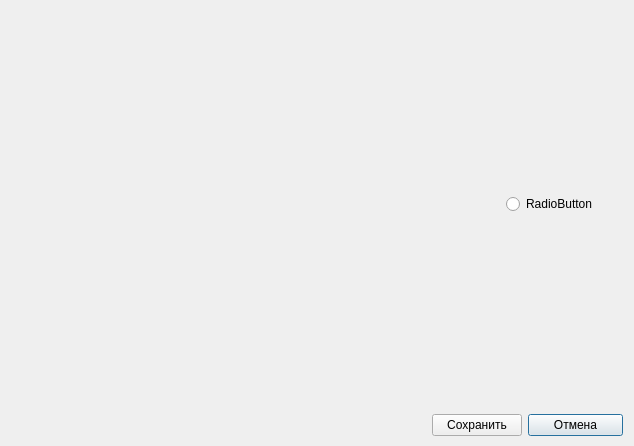
<?xml version="1.0" encoding="UTF-8"?>
<ui version="4.0">
 <class>settingHall</class>
 <widget class="QDialog" name="settingHall">
  <property name="geometry">
   <rect>
    <x>0</x>
    <y>0</y>
    <width>634</width>
    <height>446</height>
   </rect>
  </property>
  <property name="windowTitle">
   <string>Dialog</string>
  </property>
  <widget class="QWidget" name="verticalLayoutWidget">
   <property name="geometry">
    <rect>
     <x>0</x>
     <y>0</y>
     <width>628</width>
     <height>441</height>
    </rect>
   </property>
   <layout class="QVBoxLayout" name="verticalLayout">
    <item>
     <layout class="QHBoxLayout" name="horizontalLayout_2">
      <item>
       <layout class="QGridLayout" name="qmlContainer">
        <item row="0" column="0">
         <widget class="QWidget" name="widget" native="true">
          <property name="minimumSize">
           <size>
            <width>500</width>
            <height>400</height>
           </size>
          </property>
          <property name="mouseTracking">
           <bool>true</bool>
          </property>
          <property name="acceptDrops">
           <bool>true</bool>
          </property>
         </widget>
        </item>
       </layout>
      </item>
      <item>
       <layout class="QVBoxLayout" name="chooseSector">
        <item>
         <widget class="QRadioButton" name="radioButton">
          <property name="text">
           <string>RadioButton</string>
          </property>
         </widget>
        </item>
       </layout>
      </item>
     </layout>
    </item>
    <item>
     <layout class="QHBoxLayout" name="horizontalLayout">
      <property name="rightMargin">
       <number>5</number>
      </property>
      <item>
       <spacer name="horizontalSpacer">
        <property name="orientation">
         <enum>Qt::Horizontal</enum>
        </property>
        <property name="sizeHint" stdset="0">
         <size>
          <width>40</width>
          <height>20</height>
         </size>
        </property>
       </spacer>
      </item>
      <item>
       <widget class="QPushButton" name="buttonSave">
        <property name="minimumSize">
         <size>
          <width>90</width>
          <height>0</height>
         </size>
        </property>
        <property name="text">
         <string>Сохранить</string>
        </property>
        <property name="autoDefault">
         <bool>false</bool>
        </property>
       </widget>
      </item>
      <item>
       <widget class="QPushButton" name="buttonCancel">
        <property name="minimumSize">
         <size>
          <width>95</width>
          <height>0</height>
         </size>
        </property>
        <property name="text">
         <string>Отмена</string>
        </property>
        <property name="autoDefault">
         <bool>false</bool>
        </property>
        <property name="default">
         <bool>true</bool>
        </property>
       </widget>
      </item>
     </layout>
    </item>
   </layout>
  </widget>
 </widget>
 <resources/>
 <connections/>
</ui>
